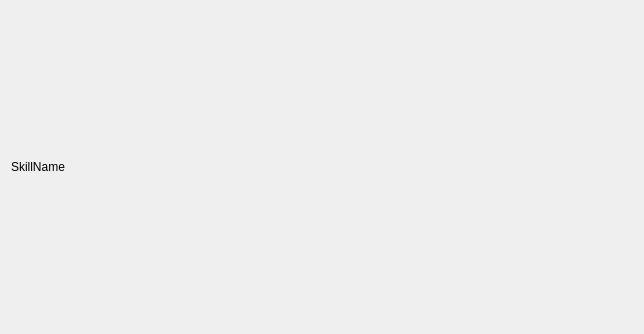
<?xml version="1.0" encoding="UTF-8"?>
<ui version="4.0">
 <class>SkillWidget</class>
 <widget class="QWidget" name="SkillWidget">
  <property name="geometry">
   <rect>
    <x>0</x>
    <y>0</y>
    <width>644</width>
    <height>334</height>
   </rect>
  </property>
  <property name="windowTitle">
   <string>Form</string>
  </property>
  <layout class="QVBoxLayout" name="verticalLayout">
   <item>
    <widget class="QLabel" name="skillName">
     <property name="minimumSize">
      <size>
       <width>0</width>
       <height>50</height>
      </size>
     </property>
     <property name="text">
      <string>SkillName</string>
     </property>
    </widget>
   </item>
  </layout>
 </widget>
 <resources/>
 <connections/>
</ui>
